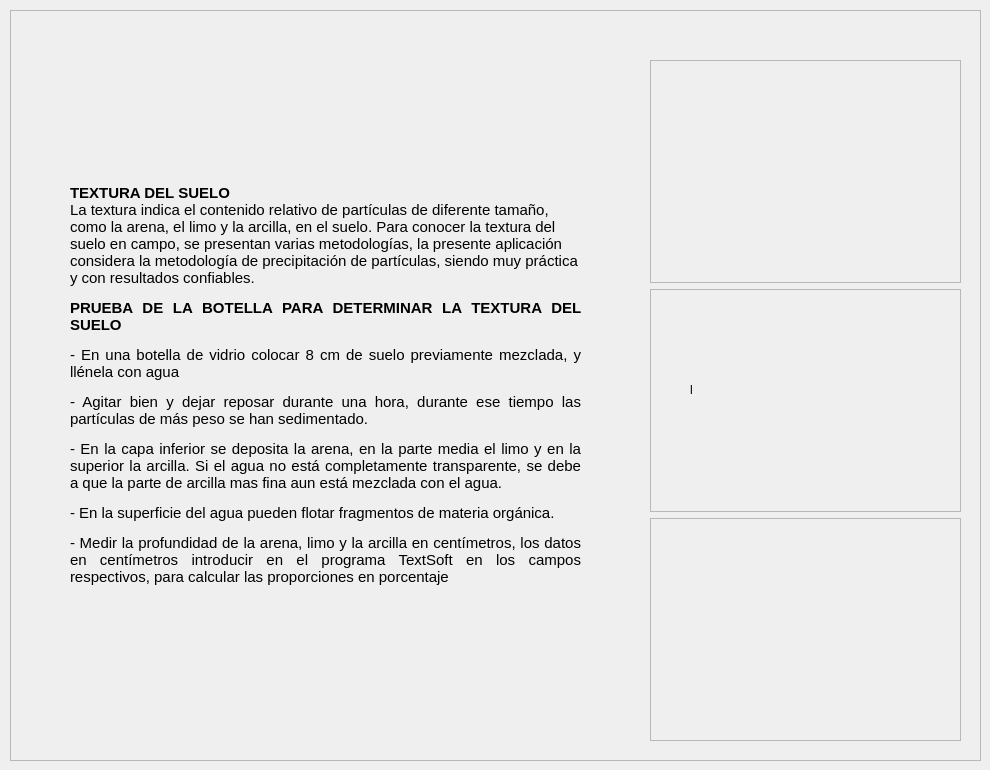
         <widget class="QWidget" name="Metodo_page">
          <widget class="QFrame" name="frame_6">
           <property name="geometry">
            <rect>
             <x>10</x>
             <y>10</y>
             <width>971</width>
             <height>751</height>
            </rect>
           </property>
           <property name="frameShape">
            <enum>QFrame::Shape::StyledPanel</enum>
           </property>
           <property name="frameShadow">
            <enum>QFrame::Shadow::Raised</enum>
           </property>
           <widget class="QLabel" name="label_4">
            <property name="geometry">
             <rect>
              <x>60</x>
              <y>60</y>
              <width>511</width>
              <height>631</height>
             </rect>
            </property>
            <property name="font">
             <font>
              <pointsize>11</pointsize>
             </font>
            </property>
            <property name="text">
             <string>&lt;html&gt;&lt;head/&gt;&lt;body&gt;&lt;p&gt;&lt;span style=&quot; font-weight:600; color:#000000;&quot;&gt;TEXTURA DEL SUELO &lt;/span&gt;&lt;span style=&quot; color:#000000;&quot;&gt;&lt;br/&gt;La textura indica el contenido relativo de partículas de diferente tamaño, como la arena, el limo y la arcilla, en el suelo. Para conocer la textura del suelo en campo, se presentan varias metodologías, la presente aplicación considera la metodología de precipitación de partículas, siendo muy práctica y con resultados confiables.&lt;/span&gt;&lt;/p&gt;&lt;p align=&quot;justify&quot;&gt;&lt;span style=&quot; font-weight:600; color:#000000;&quot;&gt;PRUEBA DE LA BOTELLA PARA DETERMINAR LA TEXTURA DEL SUELO&lt;/span&gt;&lt;/p&gt;&lt;p align=&quot;justify&quot;&gt;&lt;span style=&quot; color:#000000;&quot;&gt;- En una botella de vidrio colocar 8 cm de suelo previamente mezclada, y llénela con agua&lt;/span&gt;&lt;/p&gt;&lt;p align=&quot;justify&quot;&gt;&lt;span style=&quot; color:#000000;&quot;&gt;- Agitar bien y dejar reposar durante una hora, durante ese tiempo las partículas de más peso se han sedimentado.&lt;/span&gt;&lt;/p&gt;&lt;p align=&quot;justify&quot;&gt;&lt;span style=&quot; color:#000000;&quot;&gt;- En la capa inferior se deposita la arena, en la parte media el limo y en la superior la arcilla. Si el agua no está completamente transparente, se debe a que la parte de arcilla mas fina aun está mezclada con el agua.&lt;/span&gt;&lt;/p&gt;&lt;p align=&quot;justify&quot;&gt;&lt;span style=&quot; color:#000000;&quot;&gt;- En la superficie del agua pueden flotar fragmentos de materia orgánica.&lt;/span&gt;&lt;/p&gt;&lt;p align=&quot;justify&quot;&gt;&lt;span style=&quot; color:#000000;&quot;&gt;- Medir la profundidad de la arena, limo y la arcilla en centímetros, los datos en centímetros introducir en el programa TextSoft en los campos respectivos,  para calcular las proporciones en porcentaje&lt;/span&gt;&lt;/p&gt;&lt;/body&gt;&lt;/html&gt;</string>
            </property>
            <property name="wordWrap">
             <bool>true</bool>
            </property>
           </widget>
           <widget class="QWidget" name="layoutWidget">
            <property name="geometry">
             <rect>
              <x>640</x>
              <y>50</y>
              <width>311</width>
              <height>681</height>
             </rect>
            </property>
            <layout class="QVBoxLayout" name="verticalLayout_17">
             <item>
              <widget class="QFrame" name="frame_7">
               <property name="frameShape">
                <enum>QFrame::Shape::StyledPanel</enum>
               </property>
               <property name="frameShadow">
                <enum>QFrame::Shadow::Raised</enum>
               </property>
               <widget class="QLabel" name="label_5">
                <property name="geometry">
                 <rect>
                  <x>30</x>
                  <y>20</y>
                  <width>151</width>
                  <height>141</height>
                 </rect>
                </property>
                <property name="styleSheet">
                 <string notr="true">border-image: url(:/images/botellaA.png);</string>
                </property>
                <property name="text">
                 <string/>
                </property>
               </widget>
              </widget>
             </item>
             <item>
              <widget class="QFrame" name="frame_8">
               <property name="frameShape">
                <enum>QFrame::Shape::StyledPanel</enum>
               </property>
               <property name="frameShadow">
                <enum>QFrame::Shadow::Raised</enum>
               </property>
               <widget class="QLabel" name="label_8">
                <property name="geometry">
                 <rect>
                  <x>40</x>
                  <y>30</y>
                  <width>131</width>
                  <height>141</height>
                 </rect>
                </property>
                <property name="styleSheet">
                 <string notr="true">border-image: url(:/images/botellaB.png);</string>
                </property>
                <property name="text">
                 <string>l</string>
                </property>
               </widget>
              </widget>
             </item>
             <item>
              <widget class="QFrame" name="frame_9">
               <property name="frameShape">
                <enum>QFrame::Shape::StyledPanel</enum>
               </property>
               <property name="frameShadow">
                <enum>QFrame::Shadow::Raised</enum>
               </property>
               <widget class="QLabel" name="label_9">
                <property name="geometry">
                 <rect>
                  <x>20</x>
                  <y>20</y>
                  <width>171</width>
                  <height>171</height>
                 </rect>
                </property>
                <property name="styleSheet">
                 <string notr="true">border-image: url(:/images/botellaC.png);</string>
                </property>
                <property name="text">
                 <string/>
                </property>
               </widget>
              </widget>
             </item>
            </layout>
           </widget>
          </widget>
         </widget>
